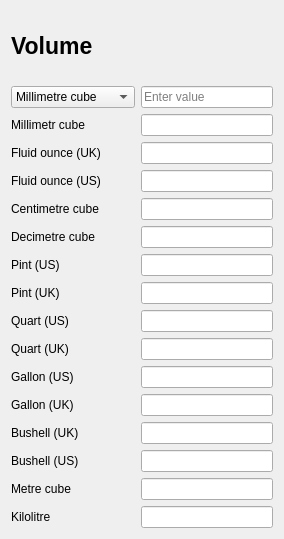
          <widget class="QWidget" name="scrollAreaWidgetContents_7">
           <property name="geometry">
            <rect>
             <x>0</x>
             <y>0</y>
             <width>284</width>
             <height>539</height>
            </rect>
           </property>
           <layout class="QGridLayout" name="gridLayout_15">
            <item row="9" column="1">
             <widget class="QLineEdit" name="lineEdit_53">
              <property name="readOnly">
               <bool>true</bool>
              </property>
             </widget>
            </item>
            <item row="6" column="0">
             <widget class="QLabel" name="label_50">
              <property name="text">
               <string>Decimetre cube</string>
              </property>
             </widget>
            </item>
            <item row="10" column="0">
             <widget class="QLabel" name="label_54">
              <property name="text">
               <string>Quart (UK)</string>
              </property>
             </widget>
            </item>
            <item row="13" column="0">
             <widget class="QLabel" name="label_57">
              <property name="text">
               <string>Bushell (UK)</string>
              </property>
             </widget>
            </item>
            <item row="4" column="1">
             <widget class="QLineEdit" name="lineEdit_48">
              <property name="readOnly">
               <bool>true</bool>
              </property>
             </widget>
            </item>
            <item row="0" column="0" colspan="2">
             <widget class="QLabel" name="label_2">
              <property name="font">
               <font>
                <pointsize>17</pointsize>
                <weight>75</weight>
                <bold>true</bold>
               </font>
              </property>
              <property name="text">
               <string>Volume</string>
              </property>
             </widget>
            </item>
            <item row="12" column="0">
             <widget class="QLabel" name="label_56">
              <property name="text">
               <string>Gallon (UK)</string>
              </property>
             </widget>
            </item>
            <item row="2" column="0">
             <widget class="QLabel" name="label_46">
              <property name="text">
               <string>Millimetr cube</string>
              </property>
             </widget>
            </item>
            <item row="13" column="1">
             <widget class="QLineEdit" name="lineEdit_57">
              <property name="readOnly">
               <bool>true</bool>
              </property>
             </widget>
            </item>
            <item row="5" column="1">
             <widget class="QLineEdit" name="lineEdit_49">
              <property name="readOnly">
               <bool>true</bool>
              </property>
             </widget>
            </item>
            <item row="3" column="1">
             <widget class="QLineEdit" name="lineEdit_47">
              <property name="readOnly">
               <bool>true</bool>
              </property>
             </widget>
            </item>
            <item row="12" column="1">
             <widget class="QLineEdit" name="lineEdit_56">
              <property name="readOnly">
               <bool>true</bool>
              </property>
             </widget>
            </item>
            <item row="7" column="1">
             <widget class="QLineEdit" name="lineEdit_51">
              <property name="readOnly">
               <bool>true</bool>
              </property>
             </widget>
            </item>
            <item row="5" column="0">
             <widget class="QLabel" name="label_49">
              <property name="text">
               <string>Centimetre cube</string>
              </property>
             </widget>
            </item>
            <item row="1" column="0">
             <widget class="QComboBox" name="comboBox_15">
              <item>
               <property name="text">
                <string>Millimetre cube</string>
               </property>
              </item>
              <item>
               <property name="text">
                <string>Fluid Ounce (UK)</string>
               </property>
              </item>
              <item>
               <property name="text">
                <string>Fluid Ounce (US)</string>
               </property>
              </item>
              <item>
               <property name="text">
                <string>Centimeter cube</string>
               </property>
              </item>
              <item>
               <property name="text">
                <string>Decimeter cube</string>
               </property>
              </item>
              <item>
               <property name="text">
                <string>Pint (US)</string>
               </property>
              </item>
              <item>
               <property name="text">
                <string>Pint (UK)</string>
               </property>
              </item>
              <item>
               <property name="text">
                <string>Quart (US)</string>
               </property>
              </item>
              <item>
               <property name="text">
                <string>Quart (UK)</string>
               </property>
              </item>
              <item>
               <property name="text">
                <string>Gallon (US)</string>
               </property>
              </item>
              <item>
               <property name="text">
                <string>Gallon (UK)</string>
               </property>
              </item>
              <item>
               <property name="text">
                <string>Bushell (UK)</string>
               </property>
              </item>
              <item>
               <property name="text">
                <string>Bushell (US)</string>
               </property>
              </item>
              <item>
               <property name="text">
                <string>Metre Cube</string>
               </property>
              </item>
              <item>
               <property name="text">
                <string>Kilolitre</string>
               </property>
              </item>
             </widget>
            </item>
            <item row="14" column="1">
             <widget class="QLineEdit" name="lineEdit_58">
              <property name="readOnly">
               <bool>true</bool>
              </property>
             </widget>
            </item>
            <item row="3" column="0">
             <widget class="QLabel" name="label_47">
              <property name="text">
               <string>Fluid ounce (UK)</string>
              </property>
             </widget>
            </item>
            <item row="10" column="1">
             <widget class="QLineEdit" name="lineEdit_54">
              <property name="readOnly">
               <bool>true</bool>
              </property>
             </widget>
            </item>
            <item row="15" column="1">
             <widget class="QLineEdit" name="lineEdit_59">
              <property name="readOnly">
               <bool>true</bool>
              </property>
             </widget>
            </item>
            <item row="14" column="0">
             <widget class="QLabel" name="label_58">
              <property name="text">
               <string>Bushell (US)</string>
              </property>
             </widget>
            </item>
            <item row="4" column="0">
             <widget class="QLabel" name="label_48">
              <property name="text">
               <string>Fluid ounce (US)</string>
              </property>
             </widget>
            </item>
            <item row="7" column="0">
             <widget class="QLabel" name="label_51">
              <property name="text">
               <string>Pint (US)</string>
              </property>
             </widget>
            </item>
            <item row="11" column="0">
             <widget class="QLabel" name="label_55">
              <property name="text">
               <string>Gallon (US)</string>
              </property>
             </widget>
            </item>
            <item row="2" column="1">
             <widget class="QLineEdit" name="lineEdit_4">
              <property name="readOnly">
               <bool>true</bool>
              </property>
             </widget>
            </item>
            <item row="9" column="0">
             <widget class="QLabel" name="label_53">
              <property name="text">
               <string>Quart (US)</string>
              </property>
             </widget>
            </item>
            <item row="8" column="1">
             <widget class="QLineEdit" name="lineEdit_52">
              <property name="readOnly">
               <bool>true</bool>
              </property>
             </widget>
            </item>
            <item row="8" column="0">
             <widget class="QLabel" name="label_52">
              <property name="text">
               <string>Pint (UK)</string>
              </property>
             </widget>
            </item>
            <item row="11" column="1">
             <widget class="QLineEdit" name="lineEdit_55">
              <property name="readOnly">
               <bool>true</bool>
              </property>
             </widget>
            </item>
            <item row="1" column="1">
             <widget class="QLineEdit" name="lineEdit_3">
              <property name="placeholderText">
               <string>Enter value</string>
              </property>
              <property name="clearButtonEnabled">
               <bool>true</bool>
              </property>
             </widget>
            </item>
            <item row="6" column="1">
             <widget class="QLineEdit" name="lineEdit_50">
              <property name="readOnly">
               <bool>true</bool>
              </property>
             </widget>
            </item>
            <item row="15" column="0">
             <widget class="QLabel" name="label_59">
              <property name="text">
               <string>Metre cube</string>
              </property>
             </widget>
            </item>
            <item row="16" column="0">
             <widget class="QLabel" name="label_60">
              <property name="text">
               <string>Kilolitre</string>
              </property>
             </widget>
            </item>
            <item row="16" column="1">
             <widget class="QLineEdit" name="lineEdit_60">
              <property name="readOnly">
               <bool>true</bool>
              </property>
             </widget>
            </item>
           </layout>
          </widget>
